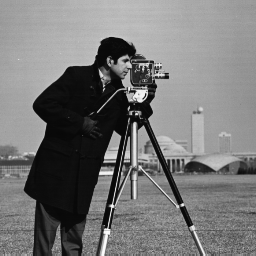
#> input picture PDS_PDI_aula_2/pratica02/cameraman.tif, 256 x 256 px
$ jupyter execute pratica02.ipynb
#> lines starting #> are read from the running program, lines starting #| are printed output that depends on the picture
### TAREFA 1 – LEITURA E ANÁLISE DAS ESTRUTURAS MATRICIAIS

[cell 1]
#importing libraries
import cv2 as cv
from matplotlib import pyplot as plt

[cell 2]
# a)  utilize   o   parâmetro cv2.IMREAD_UNCHANGED, de forma a carregar a imagem tal como ela
# se encontra armazenada na memória

img_1 = cv.imread("./cameraman.tif", cv.IMREAD_UNCHANGED)
#> img_1 is the input picture: shape (256, 256); min 7, max 253, mean 118.7
img_2 = cv.imread("./morangos.tif", cv.IMREAD_UNCHANGED)
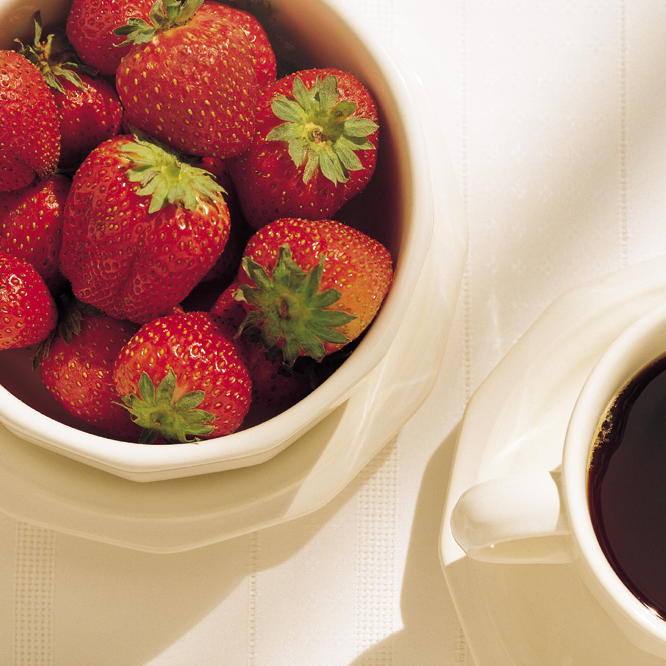
#> input picture PDS_PDI_aula_2/pratica02/morangos.tif, 666 x 666 px
#> img_2 is the input picture: shape (666, 666, 3); mean B, G, R 126.5, 145.9, 186.3

[cell 3]
# b) exiba as imagens
# Exibir dimensões
print("Dimensão img_1:", img_1.shape)
#| Dimensão img_1: (256, 256)
print("Dimensão img_2:", img_2.shape)
#| Dimensão img_2: (666, 666, 3)

[cell 4]
# OpenCV
cv.namedWindow("Imagem 1 - OpenCV", cv.WINDOW_AUTOSIZE)
cv.imshow("Imagem 1 - OpenCV", img_1)
cv.namedWindow("Imagem 2 - OpenCV", cv.WINDOW_AUTOSIZE)
cv.imshow("Imagem 2 - OpenCV", img_2)
cv.waitKey(10)
cv.destroyAllWindows()

[cell 5]
# Matplotlib
plt.figure("Imagem 1 - Matplotlib")
plt.imshow(img_1, cmap='gray')
plt.title("Imagem 1")
plt.axis('off')

plt.figure("Imagem 2 - Matplotlib")
plt.imshow(img_2)
plt.title("Imagem 2")
plt.axis('off')

plt.show()

### TAREFA 2 - SEPARANDO AS COMPONENTES (MATRIZES) DE CORES RGB

[cell 6]
# a) Canal vermelho (OpenCV carrega em BGR, então o canal vermelho é o índice 2)
verm_2 = img_2[:, :, 2]
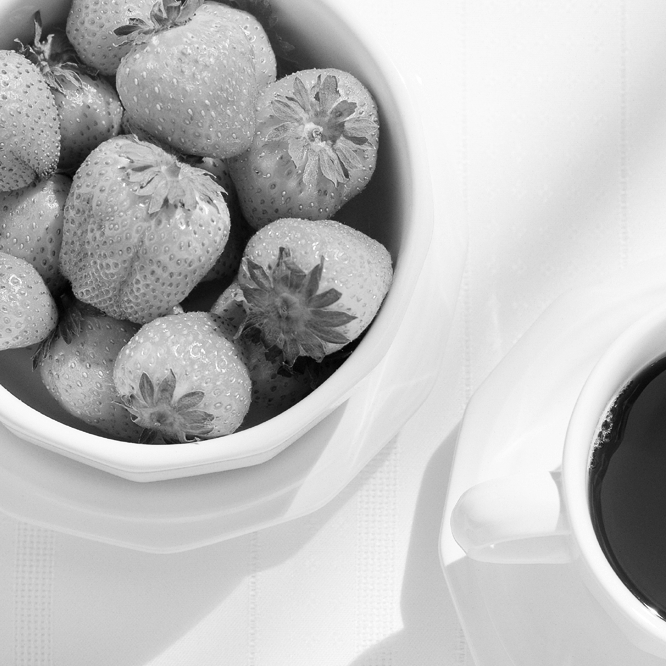
#> verm_2: shape (666, 666); min 2, max 255, mean 186.3

[cell 7]
# b) Exibir apenas o canal vermelho
plt.figure("Morangos – Vermelho")
plt.imshow(verm_2, cmap='gray')
plt.title("Morangos – Vermelho")
plt.axis('off')
plt.show()

[cell 8]
# c) Separar canais verde e azul
verde_2 = img_2[:, :, 1]
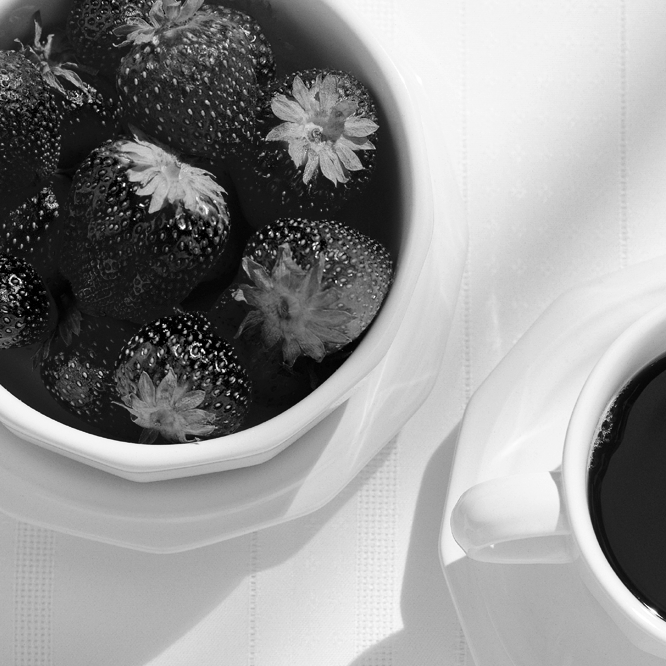
#> verde_2: shape (666, 666); min 0, max 255, mean 145.9
azul_2 = img_2[:, :, 0]
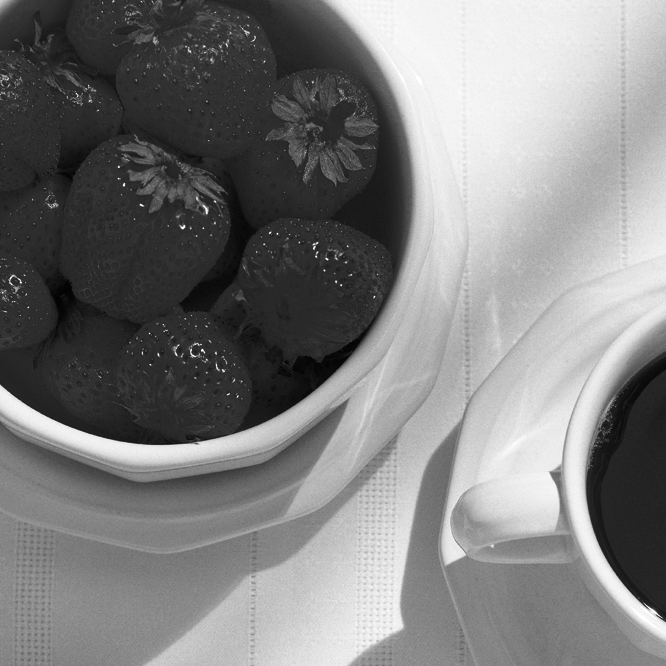
#> azul_2: shape (666, 666); min 2, max 255, mean 126.5

[cell 9]
import numpy as np

# d) Reunir os canais na ordem RGB usando dstack
img_rgb = np.dstack((verm_2, verde_2, azul_2))

[cell 10]
# e) Exibir imagem RGB
plt.figure("Morangos – RGB")
plt.imshow(img_rgb)
plt.title("Morangos – RGB")
plt.axis('off')
plt.show()

### TAREFA 3 - CONVERTENDO UMA IMAGEM COLORIDA PARA:

[cell 11]
# a) Converter img_2 para tons de cinza
img_cinza = cv.cvtColor(img_2, cv.COLOR_BGR2GRAY)
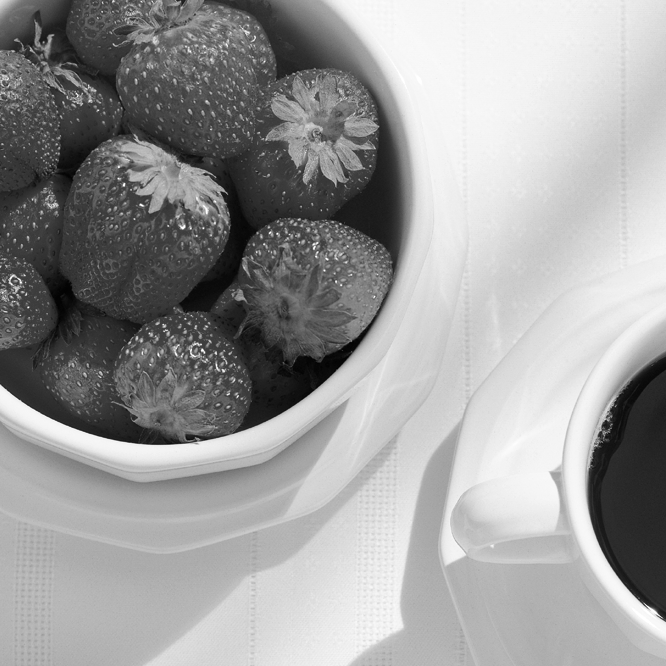
#> img_cinza: shape (666, 666); min 2, max 255, mean 155.7

[cell 12]
# b) Exibir imagem em tons de cinza
plt.figure("Morangos – Cinza")
plt.imshow(img_cinza, cmap='gray')
plt.title("Morangos – Cinza")
plt.axis('off')
plt.show()

[cell 13]
# c) Média dos canais manualmente
verm_2 = img_2[:, :, 2]
verde_2 = img_2[:, :, 1]
azul_2 = img_2[:, :, 0]
img_cinza_2 = ((verm_2.astype(np.float32) + verde_2.astype(np.float32) + azul_2.astype(np.float32)) / 3).astype(np.uint8)

plt.figure("Morangos – Cinza 2")
plt.imshow(img_cinza_2, cmap='gray')
plt.title("Morangos – Cinza 2")
plt.axis('off')
plt.show()

[cell 14]
# === HSV ===
# a) Converter img_2 para HSV
img_hsv = cv.cvtColor(img_2, cv.COLOR_BGR2HSV)
#> img_hsv: shape (666, 666, 3); mean H, S, V 49.2, 99, 186.3

# b) Exibir imagem HSV
plt.figure("Morangos – HSV")
plt.imshow(cv.cvtColor(img_hsv, cv.COLOR_HSV2RGB))  # Para visualização correta
plt.title("Morangos – HSV")
plt.axis('off')
plt.show()

[cell 15]
# === BINÁRIA ===

# d) Converter img_1 para binária com limiar 128
_, img_bin = cv.threshold(img_2, 128, 255, cv.THRESH_BINARY)
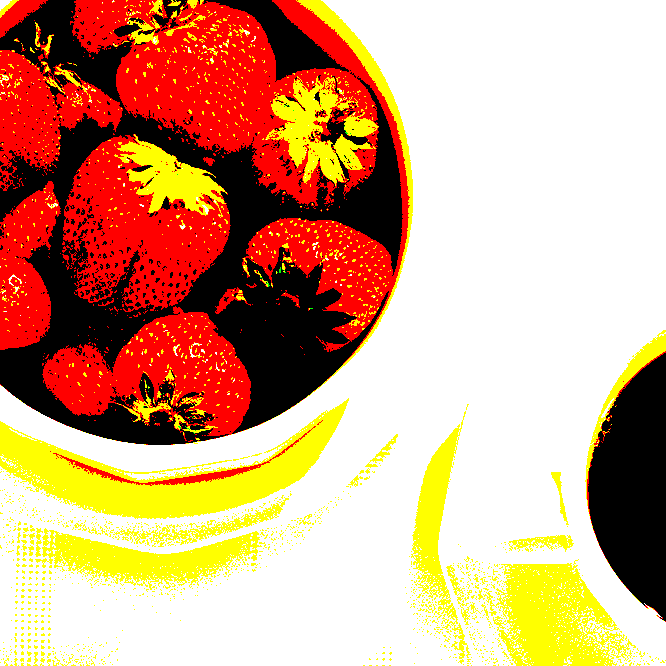
#> img_bin: shape (666, 666, 3); mean B, G, R 129.6, 163.3, 210.7
